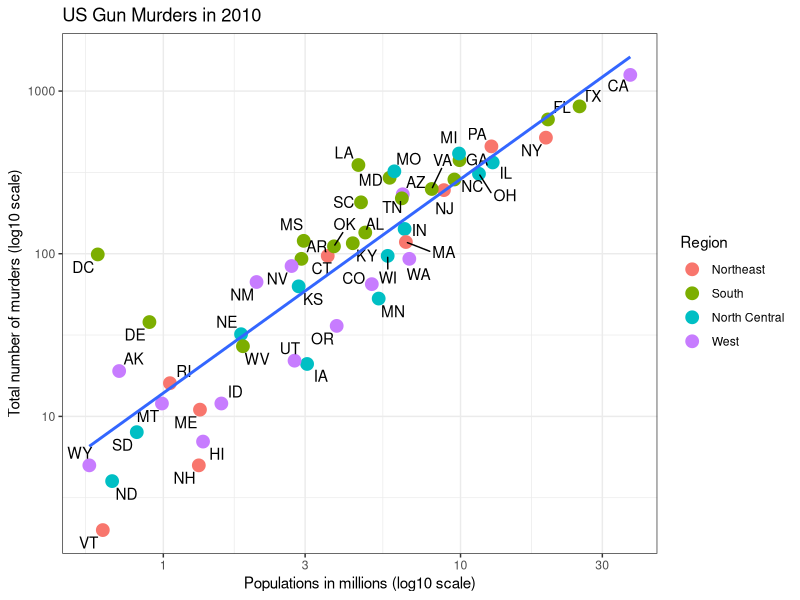

Write R code to recreate this figure.
## ---- chunk 1
# loading packages 
library(tidyverse)
library(knitr)
library(ggthemes)
library(ggrepel)
library(dslabs)
## ---- chunk 2
# Load Data
#kable(head(murders))

ggplot1 = murders %>% ggplot(mapping = aes(x=population/10^6, y=total)) 

  ggplot1 + geom_point(aes(col=region), size = 4) +
  geom_text_repel(aes(label=abb)) +
  scale_x_log10() +
  scale_y_log10() +
  geom_smooth(formula = "y~x", method=lm,se = F)+
  xlab("Populations in millions (log10 scale)") + 
  ylab("Total number of murders (log10 scale)") +
  ggtitle("US Gun Murders in 2010") +
  scale_color_discrete(name = "Region")+
      theme_bw()
  

## ---- chunk 3
